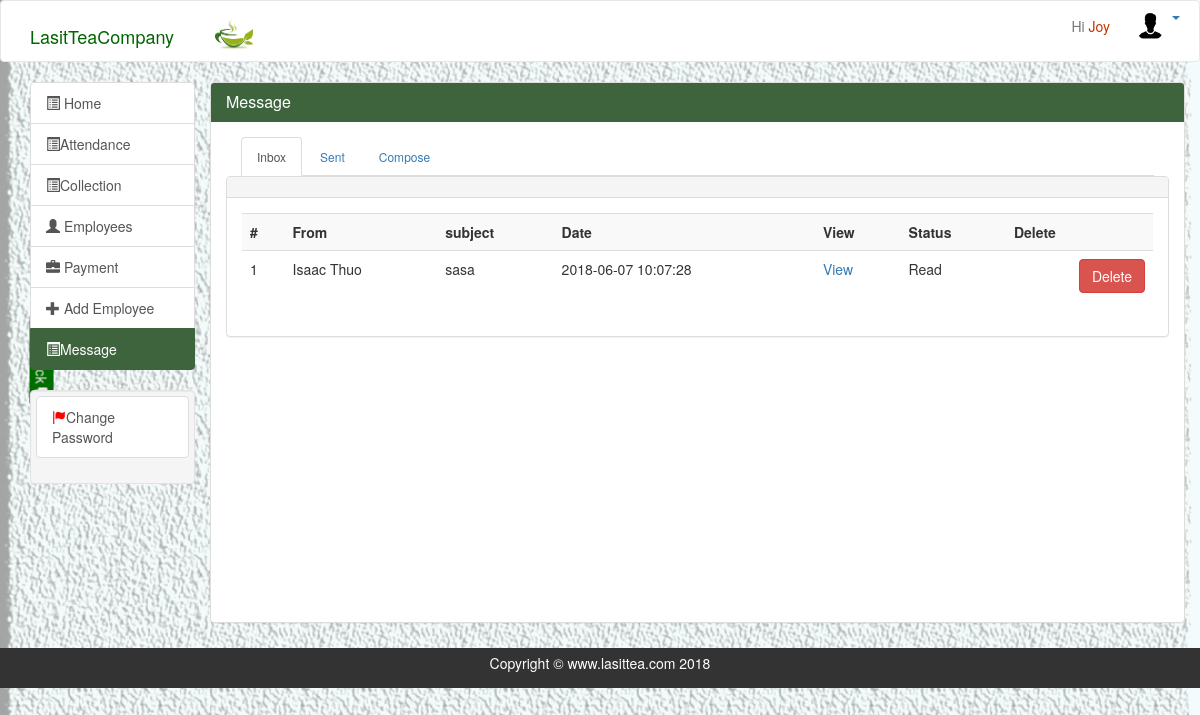
Before: /message.php (signed in) with the older database file.
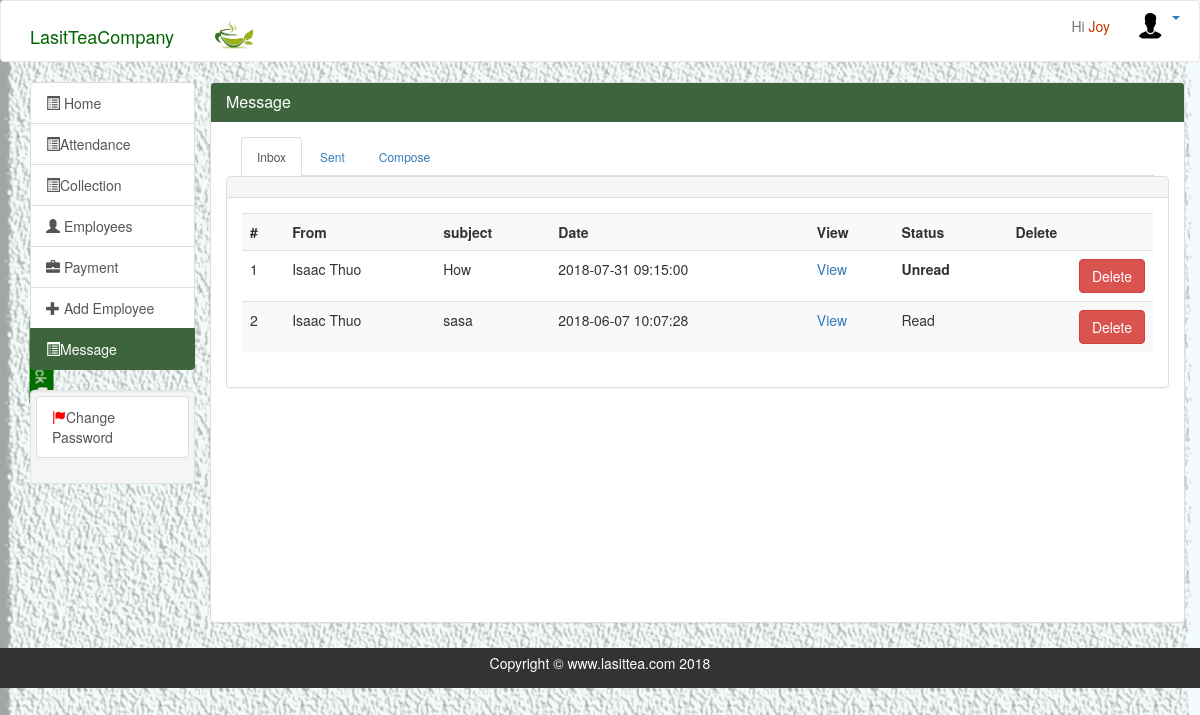
After: the same page with the newer database file.
### tables this page shows
CREATE TABLE `message` (
  `m_id` int(20) NOT NULL,
  `subject` varchar(20) NOT NULL,
  `msg` text NOT NULL,
  `sent_date` timestamp NOT NULL DEFAULT CURRENT_TIMESTAMP,
  `staff_id` int(20) NOT NULL,
  `dest_id` int(20) NOT NULL,
  `Msg_read` int(2) NOT NULL
);

CREATE TABLE `staff` (
  `staff_id` int(20) NOT NULL,
  `fname` varchar(100) NOT NULL,
  `lname` varchar(20) NOT NULL,
  `sex` varchar(50) NOT NULL,
  `birthday` date NOT NULL,
  `username` varchar(50) NOT NULL,
  `password` varchar(50) NOT NULL,
  `date_registered` date NOT NULL,
  `id_number` varchar(8) NOT NULL,
  `phone_number` varchar(10) NOT NULL,
  `level` varchar(20) NOT NULL,
  `location` varchar(20) NOT NULL,
  `image` varchar(20) NOT NULL
);

### inc/header.php (called while the page is built, shortened)
<?php include ('php/query.php');?>

### php/query.php (called while the page is built, shortened)
<?php
        $staff_id = $_SESSION['staff_id'];
         $in2="SELECT * FROM message LEFT JOIN staff on staff.staff_id=message.staff_id where message.dest_id='$staff_id' AND subject !='FEEDBACK' order by m_id desc";
         $inbox2=$con->query($in2);
        ?>

### message.php (the view, shortened to what the changed rows need)
<?php
include('php/connection.php');
include ('php/query.php');
?>
<!doctype html>
<html lang="en">
<head>
  <?php include 'inc/head.php'; ?>
</head>
<body>
  <?php include 'inc/header.php'; ?>
  <section id="main">
    <div class="container">
      <div class="row">
                  <div class="col-md-10" id="pan">
                    <div class="panel panel-default" id="pan2">
                      <div class="panel-body"id="scrolTable">
                        <div class="container col-md-12">
                              <div class="tab-content">
                                <div id="inb" class="tab-pane fade in active">
                                  <div class="row wel">
                                    <div class="panel panel-default">
                                      <div class="panel-body" id="inBody">
                                        <table class="table table-striped table-hover">
                                          <tr>
                                            <th >#</th>
                                            <th >From</th>
                                            <th>subject</th>
                                            <th>Date</th>
                                            <th>View</th>
                                            <th>Status</th>
                                            <th>Delete</th>
                                          </tr>
                                          <?php
                                          if($inbox2->num_rows > 0) {
                                            $i=1;
                                            while($row=$inbox2->fetch_assoc()){ ?>
                                             <tr class="viewMessage" >
                                              <td><?php echo $i; ?></td>
                                              <td><?php echo $row["fname"]; ?></td>
                                              <td><?php echo $row["subject"]; ?></td>
                                              <td><?php echo $row["sent_date"]; ?> </td>
                                              <td><a href="#" class="viu">View</a> </td>
                                              <td>
                                                <?php
                                                if ($row["Msg_read"]>0) {
                                                       echo "Read";
                                                     }else{
                                                      echo "<b> Unread </b>";
                                                     }
                                                     ?>
                                              </td>
                                        <td><button class="btn btn-danger pull-right delMsg">Delete</button><br></td>
                                            </tr>
                                            <?php
                                            $i++; }
                                          }else{
                                            echo "No Messages found";
                                          } ?>
                                        </table>
                                      </div>
                                    </div>
                                  </div>
                                </div>
                            </div>
                          </div>
                        </div>
                      </div>
                    </div>
                  </div>
                </section>
              </body>
              </html>

Changed rows visible on the page:
added message: staff.fname "Isaac Thuo", subject "How", sent_date "2018-07-31 09:15:00", Msg_read "Unread"
